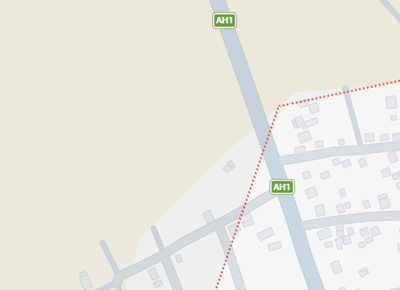
#> input picture scripts/patch_0_0.png, 400 x 290 px, given in place of Nat Myaung1.png, which was not available
$ python overview_grid.py
#> lines starting #> are read from the running program, lines starting #| are printed output that depends on the picture; pictures that were not available may be replaced by others from this repository, and a replacement may not be noted
from PIL import Image

im = Image.open('map/Nat Myaung1.png').convert('RGB')
#> im is the input picture: PIL image 400x290 RGB; mean R, G, B 235.2, 232.6, 225.7
w, h = im.size
#> w = 400; h = 290

# Let's save a 3x3 grid overview or find where non-background non-road non-house pixels are
# Specifically, text colors or pin colors
# Let's check 6 zones across the village:
# 1. Top-Left (NW)
# 2. Top-Center (N)
# 3. Top-Right (NE)
# 4. Mid-Left (W)
# 5. Mid-Center (Central)
# 6. Mid-Right (E)
# 7. Bot-Left (SW)
# 8. Bot-Center (S)
# 9. Bot-Right (SE)

step_x = w // 3
#> step_x = 133
step_y = h // 3
#> step_y = 96

for i in range(3):
    for j in range(3):
        x1 = j * step_x
        y1 = i * step_y
        x2 = min((j + 1) * step_x, w)
        y2 = min((i + 1) * step_y, h)
        patch = im.crop((x1, y1, x2, y2))
        patch.thumbnail((400, 300))
        patch.save(f"scripts/patch_{i}_{j}.png")
#> this loop made 3 passes
#> pass 1, `patch.save(f"scripts/patch_{i}_{j}.png")`:
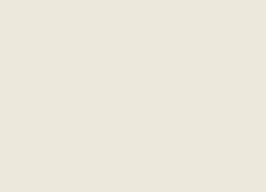
#> saved as patch_0_0.png: PIL image 133x96 RGB (shown 2 times larger); mean R, G, B 237, 232, 220
#> pass 1, `patch.save(f"scripts/patch_{i}_{j}.png")`:
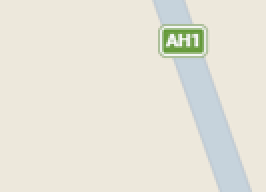
#> saved as patch_0_1.png: PIL image 133x96 RGB (shown 2 times larger); mean R, G, B 230.7, 228.5, 217.4
#> pass 1, `patch.save(f"scripts/patch_{i}_{j}.png")`:
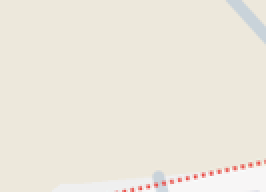
#> saved as patch_0_2.png: PIL image 133x96 RGB (shown 2 times larger); mean R, G, B 236.8, 231.6, 220.6
#> pass 2, `patch.save(f"scripts/patch_{i}_{j}.png")`:
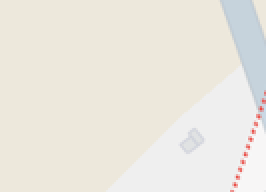
#> saved as patch_1_1.png: PIL image 133x96 RGB (shown 2 times larger); mean R, G, B 235.3, 231.8, 223.6
#> after the loop:
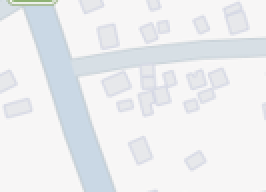
#> patch: PIL image 133x96 RGB (shown 2 times larger); mean R, G, B 235.7, 237.6, 240.1

print("Saved 3x3 grid patches.")

$ run again, on scripts/patch_1_2.png
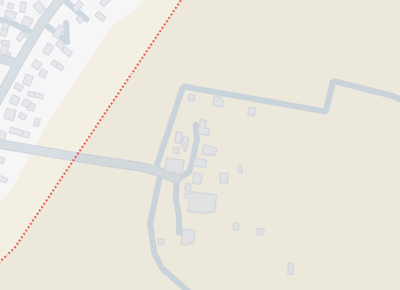
#> input picture scripts/patch_1_2.png, 400 x 290 px, given in place of Nat Myaung1.png, which was not available
#> im is the input picture: PIL image 400x290 RGB; mean R, G, B 235.8, 231.9, 222.6
#> the loop `for i in range(3):` made 3 passes
#> pass 1, `patch.save(f"scripts/patch_{i}_{j}.png")`:
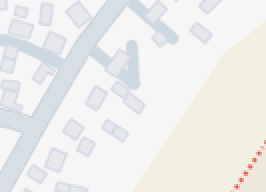
#> saved as patch_0_0.png: PIL image 133x96 RGB (shown 2 times larger); mean R, G, B 238, 237.4, 236.2
#> pass 2, `patch.save(f"scripts/patch_{i}_{j}.png")`:
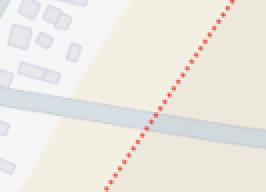
#> saved as patch_1_0.png: PIL image 133x96 RGB (shown 2 times larger); mean R, G, B 237.6, 233.9, 227

$ run again, on scripts/patch_2_0.png
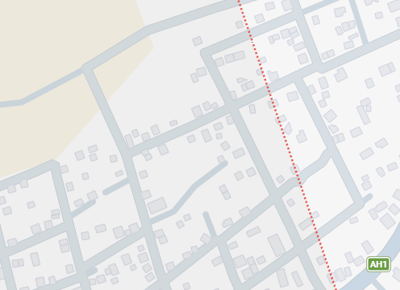
#> input picture scripts/patch_2_0.png, 400 x 290 px, given in place of Nat Myaung1.png, which was not available
#> im is the input picture: PIL image 400x290 RGB; mean R, G, B 231.7, 232.3, 231.8
#> the loop `for i in range(3):` made 3 passes
#> pass 1, `patch.save(f"scripts/patch_{i}_{j}.png")`:
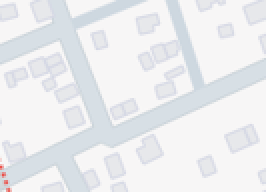
#> saved as patch_0_2.png: PIL image 133x96 RGB (shown 2 times larger); mean R, G, B 235, 236.4, 239
#> after the loop `for i in range(3):`:
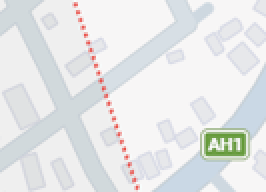
#> patch: PIL image 133x96 RGB (shown 2 times larger); mean R, G, B 229.3, 231.2, 232
